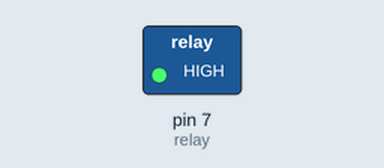
Recording of a sketch running on a simulated Arduino Uno, built with avr-gcc and run on an emulated ATmega328P. On the bench: switched loads named in the sketch (green lamp = pin HIGH).

Above: at 3.5 s.
At 9.5 s:
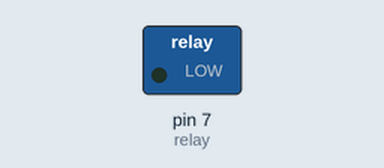
Timing chart, 0 to 15.6 s (numbered marks = the images above):
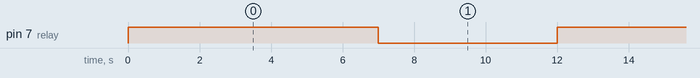

The sketch:

exemplo_1.ino
```cpp
//Programa para acionamento de um Relé.

#define relay 7 //definindo o relay como uma constante, diminuindo o cosumo de memória.

void setup() {
  pinMode( relay, OUTPUT);
  digitalWrite(relay, LOW);

 }

void loop() {

    digitalWrite(relay, HIGH); //Aciona o Relé
    delay(7000); // funcionamento por sete segundos

    digitalWrite(relay, LOW); // interrompe o Relé.
    delay(5000); //Cancela o funcionamento do Relé.

}
```

Measured:
- by itself, pin 7 (relay): alternates HIGH for 7.0 s and LOW for 5.0 s
